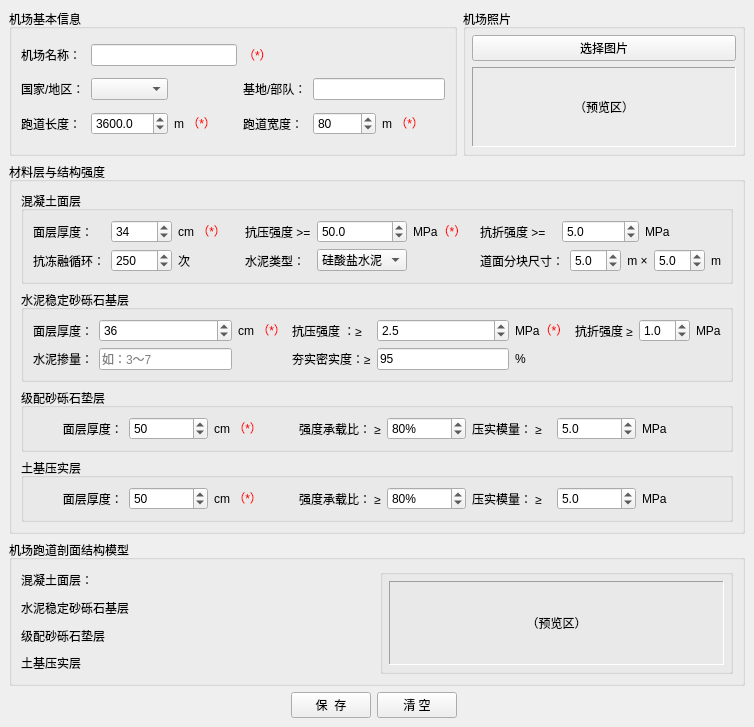
<?xml version="1.0" encoding="UTF-8"?>
<ui version="4.0">
 <class>Frm_Target_Runway_Add</class>
 <widget class="QMainWindow" name="Frm_Target_Runway_Add">
  <property name="geometry">
   <rect>
    <x>0</x>
    <y>0</y>
    <width>750</width>
    <height>727</height>
   </rect>
  </property>
  <property name="sizePolicy">
   <sizepolicy hsizetype="Fixed" vsizetype="Fixed">
    <horstretch>0</horstretch>
    <verstretch>0</verstretch>
   </sizepolicy>
  </property>
  <property name="windowTitle">
   <string>机场跑道数据模型新增</string>
  </property>
  <widget class="QWidget" name="centralwidget">
   <property name="sizePolicy">
    <sizepolicy hsizetype="Fixed" vsizetype="Fixed">
     <horstretch>0</horstretch>
     <verstretch>0</verstretch>
    </sizepolicy>
   </property>
   <layout class="QGridLayout" name="gridLayout_5">
    <item row="3" column="2">
     <widget class="QPushButton" name="btn_clear">
      <property name="sizePolicy">
       <sizepolicy hsizetype="Fixed" vsizetype="Fixed">
        <horstretch>0</horstretch>
        <verstretch>0</verstretch>
       </sizepolicy>
      </property>
      <property name="text">
       <string>清 空</string>
      </property>
     </widget>
    </item>
    <item row="1" column="0" colspan="5">
     <widget class="QGroupBox" name="gb_layers">
      <property name="title">
       <string>材料层与结构强度</string>
      </property>
      <layout class="QGridLayout" name="gridLayout_4">
       <item row="3" column="0">
        <widget class="QGroupBox" name="gb_crushed">
         <property name="title">
          <string>级配砂砾石垫层</string>
         </property>
         <layout class="QGridLayout" name="gridLayout">
          <item row="0" column="6">
           <widget class="QDoubleSpinBox" name="sp_fr_concrete_2">
            <property name="decimals">
             <number>1</number>
            </property>
            <property name="minimum">
             <double>0.000000000000000</double>
            </property>
            <property name="maximum">
             <double>50.000000000000000</double>
            </property>
            <property name="value">
             <double>5.000000000000000</double>
            </property>
           </widget>
          </item>
          <item row="0" column="7">
           <widget class="QLabel" name="label_15">
            <property name="text">
             <string>MPa</string>
            </property>
           </widget>
          </item>
          <item row="0" column="1">
           <widget class="QDoubleSpinBox" name="sp_thk_crushed">
            <property name="decimals">
             <number>0</number>
            </property>
            <property name="minimum">
             <double>0.000000000000000</double>
            </property>
            <property name="maximum">
             <double>300.000000000000000</double>
            </property>
            <property name="value">
             <double>50.000000000000000</double>
            </property>
           </widget>
          </item>
          <item row="0" column="0">
           <widget class="QLabel" name="GCSSThick">
            <property name="text">
             <string>         面层厚度：</string>
            </property>
           </widget>
          </item>
          <item row="0" column="3">
           <widget class="QLabel" name="GCSSStrength">
            <property name="text">
             <string>强度承载比： ≥</string>
            </property>
           </widget>
          </item>
          <item row="0" column="4">
           <widget class="QDoubleSpinBox" name="sp_cbr_subgrade_2">
            <property name="suffix">
             <string>%</string>
            </property>
            <property name="decimals">
             <number>0</number>
            </property>
            <property name="minimum">
             <double>0.000000000000000</double>
            </property>
            <property name="maximum">
             <double>100.000000000000000</double>
            </property>
            <property name="value">
             <double>80.000000000000000</double>
            </property>
           </widget>
          </item>
          <item row="0" column="2">
           <widget class="QLabel" name="label_17">
            <property name="text">
             <string>&lt;html&gt;&lt;head/&gt;&lt;body&gt;&lt;p align=&quot;justify&quot;&gt;cm &lt;span style=&quot; color:#ff0000;&quot;&gt;（*）&lt;/span&gt;&lt;/p&gt;&lt;/body&gt;&lt;/html&gt;</string>
            </property>
           </widget>
          </item>
          <item row="0" column="5">
           <widget class="QLabel" name="GCSSCompaction">
            <property name="text">
             <string>压实模量： ≥</string>
            </property>
           </widget>
          </item>
         </layout>
        </widget>
       </item>
       <item row="1" column="0">
        <widget class="QGroupBox" name="gb_concrete">
         <property name="title">
          <string>混凝土面层</string>
         </property>
         <layout class="QGridLayout" name="gridLayout_2">
          <item row="1" column="0">
           <widget class="QLabel" name="PCCSCThick">
            <property name="text">
             <string>面层厚度：</string>
            </property>
           </widget>
          </item>
          <item row="2" column="0">
           <widget class="QLabel" name="PCCSCFreeze">
            <property name="text">
             <string>抗冻融循环：</string>
            </property>
           </widget>
          </item>
          <item row="1" column="4">
           <widget class="QLabel" name="PCCSCStrength">
            <property name="text">
             <string>抗压强度 &gt;=</string>
            </property>
           </widget>
          </item>
          <item row="2" column="4">
           <widget class="QLabel" name="PCCSCCement">
            <property name="text">
             <string>水泥类型：</string>
            </property>
           </widget>
          </item>
          <item row="1" column="5">
           <widget class="QDoubleSpinBox" name="sp_fc_concrete">
            <property name="decimals">
             <number>1</number>
            </property>
            <property name="minimum">
             <double>0.000000000000000</double>
            </property>
            <property name="maximum">
             <double>200.000000000000000</double>
            </property>
            <property name="value">
             <double>50.000000000000000</double>
            </property>
           </widget>
          </item>
          <item row="1" column="7">
           <widget class="QLabel" name="PCCSCFlexural">
            <property name="text">
             <string>抗折强度 &gt;=</string>
            </property>
           </widget>
          </item>
          <item row="1" column="9">
           <widget class="QLabel" name="label_12">
            <property name="text">
             <string>MPa</string>
            </property>
           </widget>
          </item>
          <item row="1" column="8">
           <widget class="QDoubleSpinBox" name="sp_fr_concrete">
            <property name="decimals">
             <number>1</number>
            </property>
            <property name="minimum">
             <double>0.000000000000000</double>
            </property>
            <property name="maximum">
             <double>50.000000000000000</double>
            </property>
            <property name="value">
             <double>5.000000000000000</double>
            </property>
           </widget>
          </item>
          <item row="1" column="6">
           <widget class="QLabel" name="label_22">
            <property name="text">
             <string>&lt;html&gt;&lt;head/&gt;&lt;body&gt;&lt;p align=&quot;justify&quot;&gt;&lt;span style=&quot; color:#000000;&quot;&gt;MPa&lt;/span&gt;&lt;span style=&quot; color:#ff0000;&quot;&gt;（*）&lt;/span&gt;&lt;/p&gt;&lt;/body&gt;&lt;/html&gt;</string>
            </property>
           </widget>
          </item>
          <item row="1" column="1">
           <widget class="QDoubleSpinBox" name="sp_thk_concrete">
            <property name="decimals">
             <number>0</number>
            </property>
            <property name="minimum">
             <double>0.000000000000000</double>
            </property>
            <property name="maximum">
             <double>500.000000000000000</double>
            </property>
            <property name="value">
             <double>34.000000000000000</double>
            </property>
           </widget>
          </item>
          <item row="2" column="1">
           <widget class="QDoubleSpinBox" name="sp_thk_concrete_2">
            <property name="decimals">
             <number>0</number>
            </property>
            <property name="minimum">
             <double>0.000000000000000</double>
            </property>
            <property name="maximum">
             <double>500.000000000000000</double>
            </property>
            <property name="value">
             <double>250.000000000000000</double>
            </property>
           </widget>
          </item>
          <item row="2" column="5">
           <widget class="QComboBox" name="cmb_cement_type_3">
            <item>
             <property name="text">
              <string>硅酸盐水泥</string>
             </property>
            </item>
            <item>
             <property name="text">
              <string>矿渣水泥</string>
             </property>
            </item>
            <item>
             <property name="text">
              <string>粉煤灰水泥</string>
             </property>
            </item>
           </widget>
          </item>
          <item row="2" column="2">
           <widget class="QLabel" name="label_13">
            <property name="text">
             <string>次</string>
            </property>
           </widget>
          </item>
          <item row="2" column="7" colspan="3">
           <layout class="QHBoxLayout" name="horizontalLayout_3">
            <item>
             <widget class="QLabel" name="PCCSCBlockSize">
              <property name="text">
               <string>道面分块尺寸：</string>
              </property>
             </widget>
            </item>
            <item>
             <layout class="QHBoxLayout" name="horizontalLayout">
              <item>
               <widget class="QDoubleSpinBox" name="sp_slab_w">
                <property name="decimals">
                 <number>1</number>
                </property>
                <property name="minimum">
                 <double>0.000000000000000</double>
                </property>
                <property name="maximum">
                 <double>50.000000000000000</double>
                </property>
                <property name="value">
                 <double>5.000000000000000</double>
                </property>
               </widget>
              </item>
              <item>
               <widget class="QLabel" name="label">
                <property name="text">
                 <string>m ×</string>
                </property>
                <property name="alignment">
                 <set>Qt::AlignCenter</set>
                </property>
               </widget>
              </item>
              <item>
               <widget class="QDoubleSpinBox" name="sp_slab_l">
                <property name="decimals">
                 <number>1</number>
                </property>
                <property name="minimum">
                 <double>0.000000000000000</double>
                </property>
                <property name="maximum">
                 <double>50.000000000000000</double>
                </property>
                <property name="value">
                 <double>5.000000000000000</double>
                </property>
               </widget>
              </item>
              <item>
               <widget class="QLabel" name="label">
                <property name="text">
                 <string>m</string>
                </property>
                <property name="alignment">
                 <set>Qt::AlignCenter</set>
                </property>
               </widget>
              </item>
             </layout>
            </item>
           </layout>
          </item>
          <item row="1" column="2">
           <widget class="QLabel" name="label_10">
            <property name="text">
             <string>&lt;html&gt;&lt;head/&gt;&lt;body&gt;&lt;p align=&quot;justify&quot;&gt;cm &lt;span style=&quot; color:#ff0000;&quot;&gt;（*）&lt;/span&gt;&lt;/p&gt;&lt;/body&gt;&lt;/html&gt;</string>
            </property>
           </widget>
          </item>
         </layout>
        </widget>
       </item>
       <item row="2" column="0">
        <widget class="QGroupBox" name="gb_cement_base">
         <property name="title">
          <string>水泥稳定砂砾石基层</string>
         </property>
         <layout class="QGridLayout" name="grid_cement_base">
          <item row="0" column="9">
           <widget class="QDoubleSpinBox" name="sp_fr_cement">
            <property name="decimals">
             <number>1</number>
            </property>
            <property name="minimum">
             <double>0.000000000000000</double>
            </property>
            <property name="maximum">
             <double>10.000000000000000</double>
            </property>
            <property name="value">
             <double>1.000000000000000</double>
            </property>
           </widget>
          </item>
          <item row="0" column="5">
           <widget class="QDoubleSpinBox" name="sp_fc_cement">
            <property name="decimals">
             <number>1</number>
            </property>
            <property name="minimum">
             <double>0.000000000000000</double>
            </property>
            <property name="maximum">
             <double>50.000000000000000</double>
            </property>
            <property name="value">
             <double>2.500000000000000</double>
            </property>
           </widget>
          </item>
          <item row="0" column="10">
           <widget class="QLabel" name="label_16">
            <property name="text">
             <string>MPa</string>
            </property>
           </widget>
          </item>
          <item row="1" column="6">
           <widget class="QLabel" name="label_4">
            <property name="text">
             <string>%</string>
            </property>
           </widget>
          </item>
          <item row="0" column="4">
           <widget class="QLabel" name="CTBCStrength">
            <property name="text">
             <string>抗压强度 ：≥</string>
            </property>
           </widget>
          </item>
          <item row="1" column="0">
           <widget class="QLabel" name="CTBCCement">
            <property name="text">
             <string>水泥掺量：</string>
            </property>
           </widget>
          </item>
          <item row="1" column="4">
           <widget class="QLabel" name="CTBCCompaction">
            <property name="text">
             <string>夯实密实度：≥</string>
            </property>
           </widget>
          </item>
          <item row="0" column="0">
           <widget class="QLabel" name="CTBCThick">
            <property name="text">
             <string>面层厚度：</string>
            </property>
           </widget>
          </item>
          <item row="0" column="1">
           <widget class="QDoubleSpinBox" name="sp_thk_cement">
            <property name="decimals">
             <number>0</number>
            </property>
            <property name="minimum">
             <double>0.000000000000000</double>
            </property>
            <property name="maximum">
             <double>200.000000000000000</double>
            </property>
            <property name="value">
             <double>36.000000000000000</double>
            </property>
           </widget>
          </item>
          <item row="0" column="8">
           <widget class="QLabel" name="CTBCFlexural">
            <property name="text">
             <string>抗折强度 ≥</string>
            </property>
           </widget>
          </item>
          <item row="0" column="6">
           <widget class="QLabel" name="label_25">
            <property name="text">
             <string>&lt;html&gt;&lt;head/&gt;&lt;body&gt;&lt;p align=&quot;justify&quot;&gt;&lt;span style=&quot; color:#000000;&quot;&gt;MPa&lt;/span&gt;&lt;span style=&quot; color:#ff0000;&quot;&gt;（*）&lt;/span&gt;&lt;/p&gt;&lt;/body&gt;&lt;/html&gt;</string>
            </property>
           </widget>
          </item>
          <item row="1" column="5">
           <widget class="QLineEdit" name="ed_cement_ratio_2">
            <property name="text">
             <string>95</string>
            </property>
            <property name="placeholderText">
             <string>如：3～7</string>
            </property>
           </widget>
          </item>
          <item row="1" column="1">
           <widget class="QLineEdit" name="ed_cement_ratio">
            <property name="placeholderText">
             <string>如：3～7</string>
            </property>
           </widget>
          </item>
          <item row="0" column="3">
           <widget class="QLabel" name="label_11">
            <property name="text">
             <string>&lt;html&gt;&lt;head/&gt;&lt;body&gt;&lt;p align=&quot;justify&quot;&gt;cm &lt;span style=&quot; color:#ff0000;&quot;&gt;（*）&lt;/span&gt;&lt;/p&gt;&lt;/body&gt;&lt;/html&gt;</string>
            </property>
           </widget>
          </item>
         </layout>
        </widget>
       </item>
       <item row="0" column="0">
        <layout class="QHBoxLayout" name="horizontalLayout_2"/>
       </item>
       <item row="4" column="0">
        <widget class="QGroupBox" name="gb_crushed_2">
         <property name="title">
          <string>土基压实层</string>
         </property>
         <layout class="QGridLayout" name="gridLayout_3">
          <item row="0" column="1">
           <widget class="QDoubleSpinBox" name="sp_thk_crushed_2">
            <property name="decimals">
             <number>0</number>
            </property>
            <property name="minimum">
             <double>0.000000000000000</double>
            </property>
            <property name="maximum">
             <double>300.000000000000000</double>
            </property>
            <property name="value">
             <double>50.000000000000000</double>
            </property>
           </widget>
          </item>
          <item row="0" column="4">
           <widget class="QDoubleSpinBox" name="sp_cbr_subgrade_3">
            <property name="suffix">
             <string>%</string>
            </property>
            <property name="decimals">
             <number>0</number>
            </property>
            <property name="minimum">
             <double>0.000000000000000</double>
            </property>
            <property name="maximum">
             <double>100.000000000000000</double>
            </property>
            <property name="value">
             <double>80.000000000000000</double>
            </property>
           </widget>
          </item>
          <item row="0" column="5">
           <widget class="QLabel" name="CSCompaction">
            <property name="text">
             <string>压实模量： ≥</string>
            </property>
           </widget>
          </item>
          <item row="0" column="7">
           <widget class="QLabel" name="label_14">
            <property name="text">
             <string>MPa</string>
            </property>
           </widget>
          </item>
          <item row="0" column="2">
           <widget class="QLabel" name="label_18">
            <property name="text">
             <string>&lt;html&gt;&lt;head/&gt;&lt;body&gt;&lt;p align=&quot;justify&quot;&gt;cm &lt;span style=&quot; color:#ff0000;&quot;&gt;（*）&lt;/span&gt;&lt;/p&gt;&lt;/body&gt;&lt;/html&gt;</string>
            </property>
           </widget>
          </item>
          <item row="0" column="0">
           <widget class="QLabel" name="CSThick">
            <property name="text">
             <string>         面层厚度：</string>
            </property>
           </widget>
          </item>
          <item row="0" column="6">
           <widget class="QDoubleSpinBox" name="sp_fr_concrete_3">
            <property name="decimals">
             <number>1</number>
            </property>
            <property name="minimum">
             <double>0.000000000000000</double>
            </property>
            <property name="maximum">
             <double>50.000000000000000</double>
            </property>
            <property name="value">
             <double>5.000000000000000</double>
            </property>
           </widget>
          </item>
          <item row="0" column="3">
           <widget class="QLabel" name="CSStrength">
            <property name="text">
             <string>强度承载比： ≥</string>
            </property>
           </widget>
          </item>
         </layout>
        </widget>
       </item>
      </layout>
     </widget>
    </item>
    <item row="2" column="0" colspan="5">
     <widget class="QGroupBox" name="gb_basic_2">
      <property name="title">
       <string>机场跑道剖面结构模型</string>
      </property>
      <layout class="QGridLayout" name="gridLayout_7">
       <item row="0" column="0">
        <layout class="QVBoxLayout" name="verticalLayout">
         <item>
          <widget class="QLabel" name="lbl_name_2">
           <property name="text">
            <string>混凝土面层：</string>
           </property>
          </widget>
         </item>
         <item>
          <widget class="QLabel" name="lbl_country_2">
           <property name="text">
            <string>水泥稳定砂砾石基层</string>
           </property>
          </widget>
         </item>
         <item>
          <widget class="QLabel" name="lbl_length_2">
           <property name="text">
            <string>级配砂砾石垫层</string>
           </property>
          </widget>
         </item>
         <item>
          <widget class="QLabel" name="lbl_heading_2">
           <property name="text">
            <string>土基压实层</string>
           </property>
          </widget>
         </item>
        </layout>
       </item>
       <item row="0" column="1">
        <widget class="QGroupBox" name="gb_photo_2">
         <property name="title">
          <string/>
         </property>
         <layout class="QVBoxLayout" name="v_photo_5">
          <property name="spacing">
           <number>6</number>
          </property>
          <property name="leftMargin">
           <number>6</number>
          </property>
          <property name="topMargin">
           <number>6</number>
          </property>
          <property name="rightMargin">
           <number>6</number>
          </property>
          <property name="bottomMargin">
           <number>6</number>
          </property>
          <item>
           <widget class="QLabel" name="lbl_image_5">
            <property name="frameShape">
             <enum>QFrame::Panel</enum>
            </property>
            <property name="frameShadow">
             <enum>QFrame::Sunken</enum>
            </property>
            <property name="text">
             <string>（预览区）</string>
            </property>
            <property name="scaledContents">
             <bool>true</bool>
            </property>
            <property name="alignment">
             <set>Qt::AlignCenter</set>
            </property>
           </widget>
          </item>
         </layout>
        </widget>
       </item>
      </layout>
     </widget>
    </item>
    <item row="3" column="0">
     <spacer name="horizontalSpacer">
      <property name="orientation">
       <enum>Qt::Horizontal</enum>
      </property>
      <property name="sizeHint" stdset="0">
       <size>
        <width>276</width>
        <height>20</height>
       </size>
      </property>
     </spacer>
    </item>
    <item row="3" column="1">
     <widget class="QPushButton" name="btn_save_store">
      <property name="sizePolicy">
       <sizepolicy hsizetype="Fixed" vsizetype="Fixed">
        <horstretch>0</horstretch>
        <verstretch>0</verstretch>
       </sizepolicy>
      </property>
      <property name="text">
       <string>保  存</string>
      </property>
     </widget>
    </item>
    <item row="3" column="3">
     <spacer name="horizontalSpacer_2">
      <property name="orientation">
       <enum>Qt::Horizontal</enum>
      </property>
      <property name="sizeHint" stdset="0">
       <size>
        <width>276</width>
        <height>21</height>
       </size>
      </property>
     </spacer>
    </item>
    <item row="0" column="0" colspan="3">
     <widget class="QGroupBox" name="gb_basic">
      <property name="enabled">
       <bool>true</bool>
      </property>
      <property name="title">
       <string>机场基本信息</string>
      </property>
      <layout class="QGridLayout" name="gridLayout_6">
       <item row="0" column="0">
        <widget class="QLabel" name="RunwayName">
         <property name="text">
          <string>机场名称：</string>
         </property>
        </widget>
       </item>
       <item row="0" column="1" colspan="2">
        <widget class="QLineEdit" name="ed_airport_name"/>
       </item>
       <item row="0" column="3">
        <widget class="QLabel" name="label_23">
         <property name="text">
          <string>&lt;html&gt;&lt;head/&gt;&lt;body&gt;&lt;p align=&quot;justify&quot;&gt;&lt;span style=&quot; color:#ff0000;&quot;&gt;（*）&lt;/span&gt;&lt;/p&gt;&lt;/body&gt;&lt;/html&gt;</string>
         </property>
        </widget>
       </item>
       <item row="1" column="0">
        <widget class="QLabel" name="Country">
         <property name="text">
          <string>国家/地区：</string>
         </property>
        </widget>
       </item>
       <item row="1" column="1">
        <widget class="QComboBox" name="cmb_country"/>
       </item>
       <item row="1" column="3">
        <widget class="QLabel" name="Base">
         <property name="text">
          <string>基地/部队：</string>
         </property>
        </widget>
       </item>
       <item row="1" column="4" colspan="2">
        <widget class="QLineEdit" name="ed_airport_name_3"/>
       </item>
       <item row="2" column="0">
        <widget class="QLabel" name="RLength">
         <property name="text">
          <string>跑道长度：</string>
         </property>
        </widget>
       </item>
       <item row="2" column="1">
        <widget class="QDoubleSpinBox" name="sp_length">
         <property name="decimals">
          <number>1</number>
         </property>
         <property name="minimum">
          <double>0.000000000000000</double>
         </property>
         <property name="maximum">
          <double>100000.000000000000000</double>
         </property>
         <property name="value">
          <double>3600.000000000000000</double>
         </property>
        </widget>
       </item>
       <item row="2" column="2">
        <widget class="QLabel" name="label_21">
         <property name="text">
          <string>&lt;html&gt;&lt;head/&gt;&lt;body&gt;&lt;p align=&quot;justify&quot;&gt;m &lt;span style=&quot; color:#ff0000;&quot;&gt;（*）&lt;/span&gt;&lt;/p&gt;&lt;/body&gt;&lt;/html&gt;</string>
         </property>
        </widget>
       </item>
       <item row="2" column="3">
        <widget class="QLabel" name="RWidth">
         <property name="text">
          <string>跑道宽度：</string>
         </property>
        </widget>
       </item>
       <item row="2" column="4">
        <widget class="QDoubleSpinBox" name="sp_width">
         <property name="decimals">
          <number>0</number>
         </property>
         <property name="minimum">
          <double>0.000000000000000</double>
         </property>
         <property name="maximum">
          <double>1000.000000000000000</double>
         </property>
         <property name="value">
          <double>80.000000000000000</double>
         </property>
        </widget>
       </item>
       <item row="2" column="5">
        <widget class="QLabel" name="label_24">
         <property name="text">
          <string>&lt;html&gt;&lt;head/&gt;&lt;body&gt;&lt;p align=&quot;justify&quot;&gt;m &lt;span style=&quot; color:#ff0000;&quot;&gt;（*）&lt;/span&gt;&lt;/p&gt;&lt;/body&gt;&lt;/html&gt;</string>
         </property>
        </widget>
       </item>
      </layout>
     </widget>
    </item>
    <item row="0" column="3" colspan="2">
     <widget class="QGroupBox" name="RunwayPicture">
      <property name="enabled">
       <bool>true</bool>
      </property>
      <property name="title">
       <string>机场照片</string>
      </property>
      <layout class="QVBoxLayout" name="v_photo_4">
       <property name="spacing">
        <number>6</number>
       </property>
       <property name="leftMargin">
        <number>6</number>
       </property>
       <property name="topMargin">
        <number>6</number>
       </property>
       <property name="rightMargin">
        <number>6</number>
       </property>
       <property name="bottomMargin">
        <number>6</number>
       </property>
       <item>
        <widget class="QPushButton" name="btn_choose_image_4">
         <property name="text">
          <string>选择图片</string>
         </property>
        </widget>
       </item>
       <item>
        <widget class="QLabel" name="lbl_image_4">
         <property name="maximumSize">
          <size>
           <width>300</width>
           <height>200</height>
          </size>
         </property>
         <property name="frameShape">
          <enum>QFrame::Panel</enum>
         </property>
         <property name="frameShadow">
          <enum>QFrame::Sunken</enum>
         </property>
         <property name="text">
          <string>（预览区）</string>
         </property>
         <property name="scaledContents">
          <bool>true</bool>
         </property>
         <property name="alignment">
          <set>Qt::AlignCenter</set>
         </property>
        </widget>
       </item>
      </layout>
     </widget>
    </item>
   </layout>
  </widget>
 </widget>
 <tabstops>
  <tabstop>sp_thk_concrete</tabstop>
  <tabstop>sp_fc_concrete</tabstop>
  <tabstop>sp_fr_concrete</tabstop>
  <tabstop>sp_slab_w</tabstop>
  <tabstop>sp_slab_l</tabstop>
  <tabstop>sp_thk_cement</tabstop>
  <tabstop>sp_fc_cement</tabstop>
  <tabstop>sp_fr_cement</tabstop>
  <tabstop>ed_cement_ratio</tabstop>
  <tabstop>ed_cement_ratio_2</tabstop>
  <tabstop>sp_thk_crushed</tabstop>
  <tabstop>sp_cbr_subgrade_2</tabstop>
  <tabstop>sp_fr_concrete_2</tabstop>
  <tabstop>sp_thk_crushed_2</tabstop>
  <tabstop>sp_cbr_subgrade_3</tabstop>
  <tabstop>sp_fr_concrete_3</tabstop>
 </tabstops>
 <resources/>
 <connections/>
</ui>
